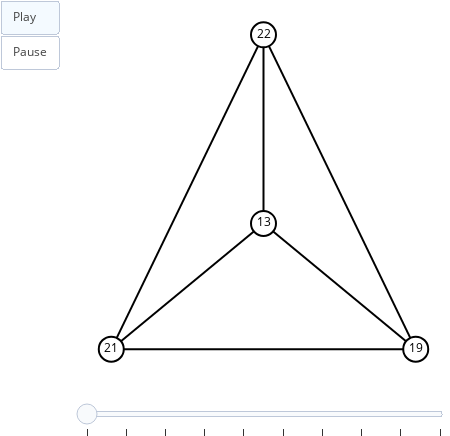

Source (notebook cell):
### Code cell
simulate(g2)

### Figure 1 — Plotly figure (JSON) as saved in the notebook; plotly's stock layout.template omitted (floating-point values rounded to 4 significant figures)
{"data": [{"hoverinfo": "none", "line": {"color": "rgb(0, 0, 0)", "width": 2}, "mode": "lines", "x": [0.5, 0.5, null], "y": [0.4, 1, null]}, {"hoverinfo": "none", "line": {"color": "rgb(0, 0, 0)", "width": 2}, "mode": "lines", "x": [0.5, 0, null], "y": [0.4, 0, null]}, {"hoverinfo": "none", "line": {"color": "rgb(0, 0, 0)", "width": 2}, "mode": "lines", "x": [0.5, 1, null], "y": [0.4, 0, null]}, {"hoverinfo": "none", "line": {"color": "rgb(0, 0, 0)", "width": 2}, "mode": "lines", "x": [0.5, 0, null], "y": [1, 0, null]}, {"hoverinfo": "none", "line": {"color": "rgb(0, 0, 0)", "width": 2}, "mode": "lines", "x": [0.5, 1, null], "y": [1, 0, null]}, {"hoverinfo": "none", "line": {"color": "rgb(0, 0, 0)", "width": 2}, "mode": "lines", "x": [0, 1, null], "y": [0, 0, null]}, {"hoverinfo": "none", "marker": {"color": "rgb(255, 255, 255)", "line": {"color": "rgb(0, 0, 0)", "width": 2}, "size": 25}, "mode": "markers+text", "text": ["13"], "textfont": {"color": "rgb(0, 0, 0)"}, "textposition": "middle center", "x": [0.5], "y": [0.4]}, {"hoverinfo": "none", "marker": {"color": "rgb(255, 255, 255)", "line": {"color": "rgb(0, 0, 0)", "width": 2}, "size": 25}, "mode": "markers+text", "text": ["22"], "textfont": {"color": "rgb(0, 0, 0)"}, "textposition": "middle center", "x": [0.5], "y": [1]}, {"hoverinfo": "none", "marker": {"color": "rgb(255, 255, 255)", "line": {"color": "rgb(0, 0, 0)", "width": 2}, "size": 25}, "mode": "markers+text", "text": ["21"], "textfont": {"color": "rgb(0, 0, 0)"}, "textposition": "middle center", "x": [0], "y": [0]}, {"hoverinfo": "none", "marker": {"color": "rgb(255, 255, 255)", "line": {"color": "rgb(0, 0, 0)", "width": 2}, "size": 25}, "mode": "markers+text", "text": ["19"], "textfont": {"color": "rgb(0, 0, 0)"}, "textposition": "middle center", "x": [1], "y": [0]}], "layout": {"height": 436, "margin": {"b": 0, "l": 0, "r": 0, "t": 0}, "showlegend": false, "sliders": [{"currentvalue": {"visible": false}, "steps": [{"args": [[0], {"frame": {"redraw": false}, "mode": "immediate"}], "label": "", "method": "animate"}, {"args": [[1], {"frame": {"redraw": false}, "mode": "immediate"}], "label": "", "method": "animate"}, {"args": [[2], {"frame": {"redraw": false}, "mode": "immediate"}], "label": "", "method": "animate"}, {"args": [[3], {"frame": {"redraw": false}, "mode": "immediate"}], "label": "", "method": "animate"}, {"args": [[4], {"frame": {"redraw": false}, "mode": "immediate"}], "label": "", "method": "animate"}, {"args": [[5], {"frame": {"redraw": false}, "mode": "immediate"}], "label": "", "method": "animate"}, {"args": [[6], {"frame": {"redraw": false}, "mode": "immediate"}], "label": "", "method": "animate"}, {"args": [[7], {"frame": {"redraw": false}, "mode": "immediate"}], "label": "", "method": "animate"}, {"args": [[8], {"frame": {"redraw": false}, "mode": "immediate"}], "label": "", "method": "animate"}, {"args": [[9], {"frame": {"redraw": false}, "mode": "immediate"}], "label": "", "method": "animate"}]}], "updatemenus": [{"buttons": [{"args": [null, {"frame": {"redraw": false}, "fromcurrent": true}], "label": "Play", "method": "animate"}, {"args": [[null], {"frame": {"redraw": false}, "mode": "immediate"}], "label": "Pause", "method": "animate"}], "showactive": true, "type": "buttons"}], "width": 450, "xaxis": {"showgrid": false, "showticklabels": false, "zeroline": false}, "yaxis": {"showgrid": false, "showticklabels": false, "zeroline": false}}}
